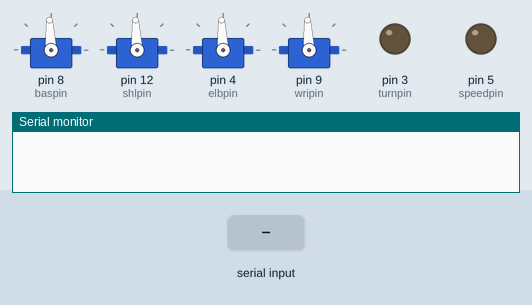
A sketch run on a simulated Arduino Uno, built with avr-gcc and run on an emulated ATmega328P. Parts: 4 × servo, output pins drawn as LEDs (lit = HIGH), the last lines printed to the serial monitor. The test bench sets the inputs (shaded band).

Above: at 1.3 s.
1.4 s: "V90\n" received over Serial
At 2.4 s:
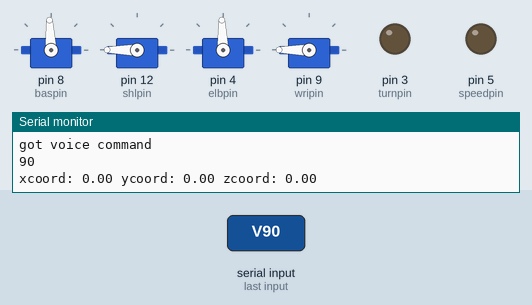
2.9 s: "Z90\n" received over Serial
At 3.9 s:
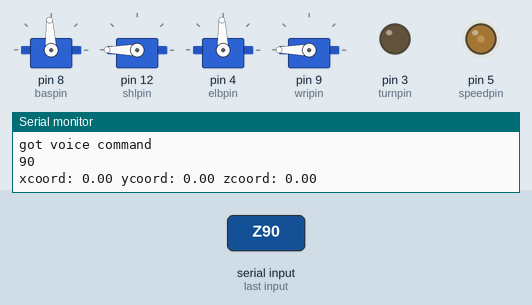
Timing chart, 0 to 5.9 s (numbered marks = the images above; inputs shaded):
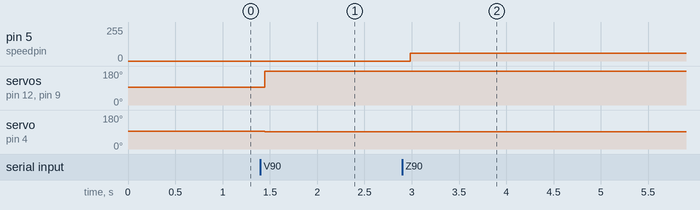

Measured:
- after the input at 1.4 s, servo on pin 12 (shlpin), servo on pin 9 (wripin): 93° → 180° after 0.05 s; servo on pin 4 (elbpin): 93° → 92° after 0.05 s
- after the input at 2.9 s, pin 5 (speedpin): 0/255 → 60/255 after 0.09 s

The sketch:

testingandroidbluetooth.ino
```cpp
#include <Servo.h>

/* Servo control for AL5D arm */

/* Arm dimensions( mm ) */
#define BASE_HGT 88.75      //base height (mm)
#define HUMERUS 96.00      //shoulder-to-elbow "humerus bone" (mm)
#define ULNA 90.6        //elbow-to-wrist "ulna bone" (mm)
#define GRIPPER 96      //wrist-gripper length (mm)


#define ftl(x) ((x)>=0?(long)((x)+0.5):(long)((x)-0.5))  //float to long conversion

/* Servo names/numbers */
/* Base servo HS-485HB */
#define BAS_SERVO 0
/* Shoulder Servo HS-5745-MG */
#define SHL_SERVO 1
/* Elbow Servo HS-5745-MG */
#define ELB_SERVO 2
/* Wrist servo HS-645MG */
#define WRI_SERVO 3
/* Gripper servo HS-422 */
#define GRI_SERVO 5

Servo bas;
Servo shl;
Servo elb;
Servo wri;
Servo gri;


/*NEEED TO RESOLVE THESE PINS PROPERLY.....*/

//available: 3 4 5 7 8 9 11
// order of pins from top to bottom is 8 11 4 9 7 5 3

int baspin = 8;
int shlpin = 12;
int elbpin = 4;
int wripin = 9;
int grippin = 7;
int speedpin = 5;
int turnpin = 3;
//int ledPin = 13;

float basValue = 1500;
float wriValue = 1500;
float elbValue = 1500;
float shlValue = 1500;
float griValue = 1500;

/* pre-calculations */
float hum_sq = HUMERUS*HUMERUS;
float uln_sq = ULNA*ULNA;
                     //ServoShield object


float xaccel;
float yaccel;
float zaccel;
float armxpos;
float armypos;
float armzpos;

bool haveall3accels = false;
bool haveall3armpos = false;
bool gotvoicecommand = false;
String voicecommand = "";

const char onCommand[] = "on";
const char offCommand[] = "off";
const char rightturnCommand[] = "turn right";
const char lefttturnCommand[] = "turn left";

String rcvd = "";

String readString;

void setup() {
  // put your setup code here, to run once:
  Serial.begin(9600);
  //pinMode(ledPin, OUTPUT);
  pinMode(speedpin,OUTPUT);
  pinMode(turnpin,OUTPUT);
  bas.attach(baspin);
  shl.attach(shlpin);
  elb.attach(elbpin);
  wri.attach(wripin);

  shl.writeMicroseconds(shlValue);
  bas.writeMicroseconds(basValue);
  //delay(2000);
  elb.writeMicroseconds(elbValue);
  //delay(2000);
  wri.writeMicroseconds(wriValue);

  gri.writeMicroseconds(griValue);

  delay(100);
}

void loop() {
  // put your main code here, to run repeatedly:
  while (Serial.available()) {
    delay(10);  //small delay to allow input buffer to fill

    char c = Serial.read();  //gets one byte from serial buffer
    if (c == ',') {
      break;
    }  //breaks out of capture loop to print readstring
    readString += c;

  } //makes the string readString

  if (readString.charAt(0) == 'X')
    {
      gotvoicecommand = false;
      xaccel = readString.substring(1).toFloat();
    }
    else if (readString.charAt(0) == 'Y')
    {
      gotvoicecommand = false;
      yaccel = readString.substring(1).toFloat();
    }
    else if (readString.charAt(0) == 'Z')
    {
      gotvoicecommand = false;
      zaccel = readString.substring(1).toFloat();
      haveall3accels = true;
    }
    else if (readString.charAt(0) == 'V')
    {
      gotvoicecommand = true;
      voicecommand = readString.substring(1);
    }
    else if (readString.charAt(0) == 'B')
    {
      gotvoicecommand = false;
      armypos = readString.substring(1).toFloat();
      //Serial.print("ypos:" + String(armypos));
    }
    else if (readString.charAt(0) == 'L')
    {
      gotvoicecommand = false;
      armxpos = readString.substring(1).toFloat();
      //Serial.print(" xpos:" + String(armxpos));
    }
    else if (readString.charAt(0) == 'D')
    {
      gotvoicecommand = false;
      armzpos = readString.substring(1).toFloat();
      //Serial.println(" zpos:" + String(armzpos));
      haveall3armpos = true;
    }

    //Serial.println(readString); //prints string to serial port out

    readString=""; //clears variable for new input

    if (gotvoicecommand)
    {
      Serial.println("got voice command");
      //const char copy[voicecommand.length()];
      const char * copy = voicecommand.c_str();
      Serial.println(copy);
      //voicecommand.toCharArray(copy, voicecommand.length());
      if(!strcmp(onCommand, copy))
      {
        //Serial.println("inside on");
        analogWrite(speedpin,30);
      }
      else if(!strcmp(offCommand,copy))
      {
        analogWrite(speedpin,0);
      }
      else if(!strcmp(rightturnCommand,copy))
      {
        analogWrite(turnpin,240);
      }
      else if(!strcmp(lefttturnCommand,copy))
      {
        analogWrite(turnpin,140);
      }
      else
      {
        int toindex = voicecommand.indexOf("towards");
        int mvindex = voicecommand.indexOf("move", toindex);
        float xcoord = (float)voicecommand.substring(toindex+3, mvindex-1).toInt();
        voicecommand = voicecommand.substring(mvindex);

        toindex = voicecommand.indexOf("towards");
        mvindex = voicecommand.indexOf("move", toindex);
        float ycoord = (float)voicecommand.substring(toindex+3, mvindex-1).toInt();
        voicecommand = voicecommand.substring(mvindex);

        toindex = voicecommand.indexOf("towards");
        mvindex = voicecommand.indexOf("tilt", toindex);
        float zcoord = (float)voicecommand.substring(toindex+3, mvindex-1).toInt();
        //Serial.println(voicecommand);
        toindex = voicecommand.indexOf("by");
        float angle = (float)voicecommand.substring(toindex+3).toInt();
        Serial.print("xcoord: " + String(xcoord) + " ycoord: " + String(ycoord) + " zcoord: " + String(zcoord));
        set_arm(xcoord, ycoord, zcoord, angle);
      }
      gotvoicecommand = false;
    }
    else
    {
      if (haveall3accels)
      {
        //do turning:
        if ((xaccel < 10.0 && xaccel > 5.0) && (yaccel > -8.0 && yaccel < 8.0) && (zaccel > -2.8 && zaccel < 2.8))
        {
          analogWrite(speedpin, 30);
          if (yaccel > -1 && yaccel < 1)
          {
            analogWrite(turnpin, 191);
          }
          else if (yaccel > 1)
          {
            //analogWrite(speedpin, 30);
            analogWrite(turnpin, (int) map(yaccel, 1, 6, 191, 245));
          }
          else
          {
            analogWrite(turnpin, (int) map(yaccel, -1, -6, 191, 130));
          }
        }
        else if (xaccel > 8.5 && zaccel > -3)
        {
          analogWrite(speedpin, 30);  // analogRead values go from 0 to 1023, analogWrite values from 0 to 255
        }
        //increase speed over a finite range
        else if (xaccel < 8.5 && zaccel > 0 && abs(yaccel) < 1)
        {
          analogWrite(speedpin, (int) map(xaccel, 8.49, 0, 30, 60));  // analogRead values go from 0 to 1023, analogWrite values from 0 to 255
        }
        //stop driving
        else {
          analogWrite(speedpin, 0);
        }

        //do turning:
        if ((xaccel < 10.0 && xaccel > 5.0) && (yaccel > -8.0 && yaccel < 8.0) && (zaccel > -2.8 && zaccel < 2.8))
        {
          if (yaccel > -1 && yaccel < 1)
          {
            analogWrite(turnpin, 191);
          }
          else if (yaccel > 1)
          {
            //analogWrite(speedpin, 30);
            analogWrite(turnpin, (int) map(yaccel, 1, 6, 191, 245));
          }
          else
          {
            analogWrite(turnpin, (int) map(yaccel, -1, -6, 191, 130));
          }
        }
      }
      else if (haveall3armpos)
      {
        set_arm(armxpos, armypos, armzpos, 0);
      }
    }
    delay(50);
}

void set_arm( float x, float y, float z, float grip_angle_d )
{
  float grip_angle_r = radians( grip_angle_d );    //grip angle in radians for use in calculations
  /* Base angle and radial distance from x,y coordinates */
  float bas_angle_r = atan2( x, y );
  float rdist = sqrt(( x * x ) + ( y * y ));
  /* rdist is y coordinate for the arm */
  y = rdist;
  /* Grip offsets calculated based on grip angle */
  float grip_off_z = ( sin( grip_angle_r )) * GRIPPER;
  float grip_off_y = ( cos( grip_angle_r )) * GRIPPER;
  /* Wrist position */
  float wrist_z = ( z - grip_off_z ) - BASE_HGT;
  float wrist_y = y - grip_off_y;
  /* Shoulder to wrist distance ( AKA sw ) */
  float s_w = ( wrist_z * wrist_z ) + ( wrist_y * wrist_y );
  float s_w_sqrt = sqrt( s_w );
  /* s_w angle to ground */
  //float a1 = atan2( wrist_y, wrist_z );
  float a1 = atan2( wrist_z, wrist_y );
  /* s_w angle to humerus */
  float a2 = acos((( hum_sq - uln_sq ) + s_w ) / ( 2 * HUMERUS * s_w_sqrt ));
  /* shoulder angle */
  float shl_angle_r = a1 + a2;
  float shl_angle_d = degrees( shl_angle_r );
  /* elbow angle */
  float elb_angle_r = acos(( hum_sq + uln_sq - s_w ) / ( 2 * HUMERUS * ULNA ));
  float elb_angle_d = degrees( elb_angle_r );
  float elb_angle_dn = -( 180.0 - elb_angle_d );
  /* wrist angle */
  float wri_angle_d = ( grip_angle_d - elb_angle_dn ) - shl_angle_d;

  /* Servo pulses */
  float bas_servopulse = (ftl(1500.0 - (( degrees( bas_angle_r )) * 10.55 )));
  float shl_servopulse = (ftl(1500.0 - (( shl_angle_d - 90) * 10.55 )));
  float elb_servopulse =(ftl(1500.0 + (( elb_angle_d - 90.0 ) * 10.55 )));
  float wri_servopulse = (ftl(1500 + ( wri_angle_d  * 10.55 )));

  /* Set servos */
  bas.writeMicroseconds(ftl( bas_servopulse ));
  wri.writeMicroseconds(ftl( wri_servopulse ));
  shl.writeMicroseconds(ftl( shl_servopulse ));
  elb.writeMicroseconds(ftl( elb_servopulse ));

}

void move_gradually(long basFinal, long wriFinal, long shlFinal, long elbFinal) {

  for (int i = basValue + (basFinal - basValue)/10; i <= basFinal ; i = i + (basFinal - basValue)/10) {
    bas.writeMicroseconds(i);
  }

  for (int i = shlValue + (shlFinal - shlValue)/10; i <= shlFinal ; i = i + (shlFinal - shlValue)/10) {
    shl.writeMicroseconds(i);
  }

  for (int i = elbValue + (elbFinal - elbValue)/10; i <= elbFinal ; i = i + (elbFinal - elbValue)/10) {
    elb.writeMicroseconds(i);
  }

  for (int i = wriValue + (wriFinal - wriValue)/10; i <= wriFinal ; i = i + (wriFinal - wriValue)/10) {
    wri.writeMicroseconds(i);
  }
}
```
